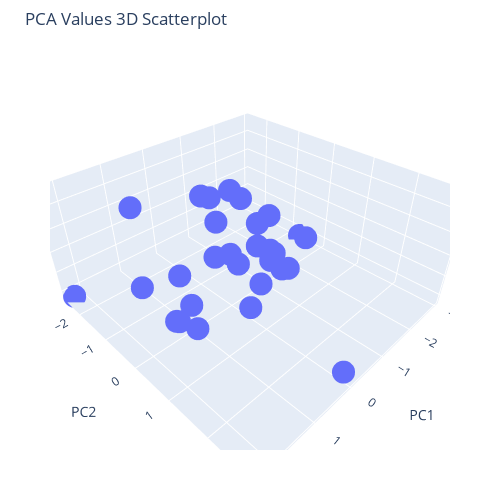

The notebook cell this image was saved under:
### Code cell
# Generate a 3D scatter plot of the observation scores for principal components.
fig = px.scatter_3d(scores_df, x='PC1', y='PC2', z='PC3', title='PCA Values 3D Scatterplot')
fig.update_layout(margin=dict(l=50,r=50,b=50,t=50))
fig.update_layout(width=500, height=500)
fig.show()

### Figure 1 — Plotly figure (JSON) as saved in the notebook; plotly's stock layout.template omitted (floating-point values rounded to 4 significant figures)
{"data": [{"hovertemplate": "PC1=%{x}<br>PC2=%{y}<br>PC3=%{z}<extra></extra>", "legendgroup": "", "marker": {"color": "#636efa", "symbol": "circle"}, "mode": "markers", "name": "", "scene": "scene", "showlegend": false, "type": "scatter3d", "x": [2.236, 1.402, 1.362, -0.2106, -0.5917, -0.3354, 0.06435, 1.261, 2.046, 0.3332, 0.4716, 0.8001, 1.376, 0.3141, 1.014, -0.8751, 1.234, 0.3442, -0.2743, -1.116, -1.412, -0.9649, -1.35, -0.9265, -0.4946, -0.5143, -1.186, -2.947, -1.058], "y": [-2.492, -1.09, -0.0779, 0.619, -1.282, 1.029, 2.854, 0.4333, 1.179, 0.5625, 0.08406, -2.14, 0.03457, 0.3326, 1.559, -0.1383, 0.274, 0.006067, -1.164, 0.5372, -1.188, -1.047, -0.07619, 1.071, 0.2343, 0.5575, -0.02297, -0.6579, 0.00787], "z": [-1.136, -0.5682, -0.8229, -0.4162, 0.6004, 0.1072, -0.9087, -0.7306, 1.356, 0.3273, 0.3061, 0.58, -0.7483, 0.4183, 0.3468, 0.3458, -0.2778, 0.9779, 0.8123, -0.566, 0.2965, 0.7224, -0.6047, 0.5444, 0.1585, 0.2101, -0.6905, -1.158, 0.5182]}], "layout": {"height": 500, "legend": {"tracegroupgap": 0}, "margin": {"b": 50, "l": 50, "r": 50, "t": 50}, "scene": {"domain": {"x": [0, 1], "y": [0, 1]}, "xaxis": {"title": {"text": "PC1"}}, "yaxis": {"title": {"text": "PC2"}}, "zaxis": {"title": {"text": "PC3"}}}, "title": {"text": "PCA Values 3D Scatterplot"}, "width": 500}}
